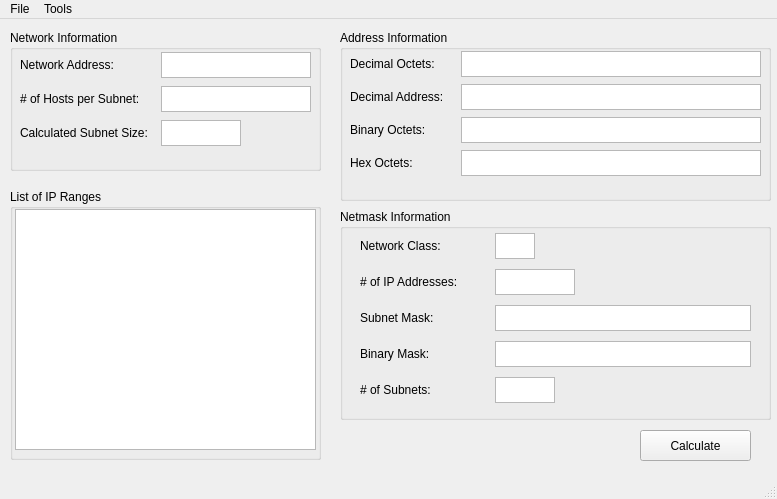
<?xml version="1.0" encoding="UTF-8"?>
<ui version="4.0">
 <class>MainWindow</class>
 <widget class="QMainWindow" name="MainWindow">
  <property name="geometry">
   <rect>
    <x>0</x>
    <y>0</y>
    <width>777</width>
    <height>499</height>
   </rect>
  </property>
  <property name="windowTitle">
   <string>Subnet Calculator</string>
  </property>
  <widget class="QWidget" name="centralwidget">
   <widget class="QGroupBox" name="groupBox">
    <property name="geometry">
     <rect>
      <x>10</x>
      <y>11</y>
      <width>311</width>
      <height>141</height>
     </rect>
    </property>
    <property name="title">
     <string>Network Information</string>
    </property>
    <widget class="QWidget" name="layoutWidget">
     <property name="geometry">
      <rect>
       <x>10</x>
       <y>20</y>
       <width>291</width>
       <height>101</height>
      </rect>
     </property>
     <layout class="QGridLayout" name="gridLayout_2">
      <item row="0" column="0">
       <widget class="QLabel" name="label">
        <property name="minimumSize">
         <size>
          <width>50</width>
          <height>0</height>
         </size>
        </property>
        <property name="maximumSize">
         <size>
          <width>16777215</width>
          <height>26</height>
         </size>
        </property>
        <property name="text">
         <string>Network Address: </string>
        </property>
       </widget>
      </item>
      <item row="0" column="1">
       <widget class="QTextEdit" name="networkAddress">
        <property name="minimumSize">
         <size>
          <width>0</width>
          <height>0</height>
         </size>
        </property>
        <property name="maximumSize">
         <size>
          <width>150</width>
          <height>26</height>
         </size>
        </property>
       </widget>
      </item>
      <item row="1" column="0">
       <widget class="QLabel" name="label_2">
        <property name="minimumSize">
         <size>
          <width>50</width>
          <height>0</height>
         </size>
        </property>
        <property name="maximumSize">
         <size>
          <width>16777215</width>
          <height>26</height>
         </size>
        </property>
        <property name="text">
         <string># of Hosts per Subnet:</string>
        </property>
       </widget>
      </item>
      <item row="1" column="1">
       <widget class="QTextEdit" name="hostsPerSub">
        <property name="maximumSize">
         <size>
          <width>150</width>
          <height>26</height>
         </size>
        </property>
        <property name="baseSize">
         <size>
          <width>0</width>
          <height>1</height>
         </size>
        </property>
       </widget>
      </item>
      <item row="2" column="0">
       <widget class="QLabel" name="label_3">
        <property name="minimumSize">
         <size>
          <width>50</width>
          <height>0</height>
         </size>
        </property>
        <property name="maximumSize">
         <size>
          <width>16777215</width>
          <height>26</height>
         </size>
        </property>
        <property name="text">
         <string>Calculated Subnet Size:  </string>
        </property>
       </widget>
      </item>
      <item row="2" column="1">
       <widget class="QTextBrowser" name="subSize">
        <property name="maximumSize">
         <size>
          <width>80</width>
          <height>26</height>
         </size>
        </property>
       </widget>
      </item>
     </layout>
    </widget>
   </widget>
   <widget class="QGroupBox" name="groupBox_2">
    <property name="geometry">
     <rect>
      <x>340</x>
      <y>11</y>
      <width>431</width>
      <height>171</height>
     </rect>
    </property>
    <property name="title">
     <string>Address Information</string>
    </property>
    <widget class="QWidget" name="layoutWidget">
     <property name="geometry">
      <rect>
       <x>10</x>
       <y>20</y>
       <width>411</width>
       <height>131</height>
      </rect>
     </property>
     <layout class="QGridLayout" name="gridLayout">
      <item row="1" column="0">
       <widget class="QLabel" name="label_5">
        <property name="text">
         <string>Decimal Address:</string>
        </property>
       </widget>
      </item>
      <item row="3" column="0">
       <widget class="QLabel" name="label_7">
        <property name="text">
         <string>Hex Octets:</string>
        </property>
       </widget>
      </item>
      <item row="2" column="0">
       <widget class="QLabel" name="label_6">
        <property name="text">
         <string>Binary Octets:</string>
        </property>
       </widget>
      </item>
      <item row="0" column="0">
       <widget class="QLabel" name="label_4">
        <property name="text">
         <string>Decimal Octets:</string>
        </property>
       </widget>
      </item>
      <item row="3" column="1">
       <widget class="QTextBrowser" name="hexOctets">
        <property name="minimumSize">
         <size>
          <width>0</width>
          <height>0</height>
         </size>
        </property>
        <property name="maximumSize">
         <size>
          <width>300</width>
          <height>26</height>
         </size>
        </property>
       </widget>
      </item>
      <item row="2" column="1">
       <widget class="QTextBrowser" name="binaryOctets">
        <property name="minimumSize">
         <size>
          <width>0</width>
          <height>0</height>
         </size>
        </property>
        <property name="maximumSize">
         <size>
          <width>300</width>
          <height>26</height>
         </size>
        </property>
       </widget>
      </item>
      <item row="1" column="1">
       <widget class="QTextBrowser" name="decimalAddress">
        <property name="minimumSize">
         <size>
          <width>0</width>
          <height>0</height>
         </size>
        </property>
        <property name="maximumSize">
         <size>
          <width>300</width>
          <height>26</height>
         </size>
        </property>
       </widget>
      </item>
      <item row="0" column="1">
       <widget class="QTextBrowser" name="decimalOctects">
        <property name="minimumSize">
         <size>
          <width>0</width>
          <height>0</height>
         </size>
        </property>
        <property name="maximumSize">
         <size>
          <width>300</width>
          <height>26</height>
         </size>
        </property>
       </widget>
      </item>
     </layout>
    </widget>
   </widget>
   <widget class="QGroupBox" name="groupBox_3">
    <property name="geometry">
     <rect>
      <x>10</x>
      <y>170</y>
      <width>311</width>
      <height>271</height>
     </rect>
    </property>
    <property name="title">
     <string>List of IP Ranges</string>
    </property>
    <widget class="QListWidget" name="listWidget">
     <property name="geometry">
      <rect>
       <x>5</x>
       <y>20</y>
       <width>301</width>
       <height>241</height>
      </rect>
     </property>
    </widget>
   </widget>
   <widget class="QGroupBox" name="groupBox_4">
    <property name="geometry">
     <rect>
      <x>340</x>
      <y>190</y>
      <width>431</width>
      <height>211</height>
     </rect>
    </property>
    <property name="title">
     <string>Netmask Information</string>
    </property>
    <widget class="QWidget" name="layoutWidget">
     <property name="geometry">
      <rect>
       <x>20</x>
       <y>20</y>
       <width>391</width>
       <height>183</height>
      </rect>
     </property>
     <layout class="QGridLayout" name="gridLayout_3">
      <item row="2" column="0" colspan="2">
       <widget class="QLabel" name="label_9">
        <property name="text">
         <string># of IP Addresses:</string>
        </property>
       </widget>
      </item>
      <item row="5" column="0" colspan="2">
       <widget class="QLabel" name="label_12">
        <property name="text">
         <string># of Subnets:</string>
        </property>
       </widget>
      </item>
      <item row="0" column="0" colspan="2">
       <widget class="QLabel" name="label_8">
        <property name="text">
         <string>Network Class:</string>
        </property>
       </widget>
      </item>
      <item row="3" column="0" colspan="2">
       <widget class="QLabel" name="label_10">
        <property name="text">
         <string>Subnet Mask:</string>
        </property>
       </widget>
      </item>
      <item row="4" column="0" colspan="2">
       <widget class="QLabel" name="label_11">
        <property name="text">
         <string>Binary Mask:</string>
        </property>
       </widget>
      </item>
      <item row="0" column="2">
       <widget class="QTextBrowser" name="networkClass">
        <property name="minimumSize">
         <size>
          <width>0</width>
          <height>0</height>
         </size>
        </property>
        <property name="maximumSize">
         <size>
          <width>40</width>
          <height>26</height>
         </size>
        </property>
       </widget>
      </item>
      <item row="2" column="2">
       <widget class="QTextBrowser" name="numIPAddresses">
        <property name="minimumSize">
         <size>
          <width>0</width>
          <height>0</height>
         </size>
        </property>
        <property name="maximumSize">
         <size>
          <width>80</width>
          <height>26</height>
         </size>
        </property>
       </widget>
      </item>
      <item row="3" column="2" colspan="2">
       <widget class="QTextBrowser" name="subnetMask">
        <property name="minimumSize">
         <size>
          <width>0</width>
          <height>0</height>
         </size>
        </property>
        <property name="maximumSize">
         <size>
          <width>300</width>
          <height>26</height>
         </size>
        </property>
       </widget>
      </item>
      <item row="4" column="2" colspan="2">
       <widget class="QTextBrowser" name="binaryMask">
        <property name="minimumSize">
         <size>
          <width>0</width>
          <height>0</height>
         </size>
        </property>
        <property name="maximumSize">
         <size>
          <width>300</width>
          <height>26</height>
         </size>
        </property>
       </widget>
      </item>
      <item row="5" column="2" colspan="2">
       <widget class="QTextBrowser" name="numSubnets">
        <property name="minimumSize">
         <size>
          <width>0</width>
          <height>0</height>
         </size>
        </property>
        <property name="maximumSize">
         <size>
          <width>60</width>
          <height>26</height>
         </size>
        </property>
       </widget>
      </item>
     </layout>
    </widget>
   </widget>
   <widget class="QPushButton" name="pushButtonCalculate">
    <property name="geometry">
     <rect>
      <x>640</x>
      <y>411</y>
      <width>111</width>
      <height>31</height>
     </rect>
    </property>
    <property name="text">
     <string>Calculate</string>
    </property>
   </widget>
  </widget>
  <widget class="QMenuBar" name="menubar">
   <property name="geometry">
    <rect>
     <x>0</x>
     <y>0</y>
     <width>777</width>
     <height>26</height>
    </rect>
   </property>
   <widget class="QMenu" name="menuFile">
    <property name="title">
     <string>File</string>
    </property>
    <addaction name="actionOpen"/>
    <addaction name="actionSave"/>
    <addaction name="separator"/>
    <addaction name="actionExit"/>
   </widget>
   <widget class="QMenu" name="menuTools">
    <property name="title">
     <string>Tools</string>
    </property>
    <addaction name="actionCalculate"/>
    <addaction name="actionClear"/>
    <addaction name="separator"/>
    <addaction name="actionDiplayInfo"/>
   </widget>
   <addaction name="menuFile"/>
   <addaction name="menuTools"/>
  </widget>
  <widget class="QStatusBar" name="statusbar"/>
  <action name="actionOpen">
   <property name="text">
    <string>Open</string>
   </property>
   <property name="shortcut">
    <string>Ctrl+O</string>
   </property>
   <property name="shortcutContext">
    <enum>Qt::WindowShortcut</enum>
   </property>
  </action>
  <action name="actionCalculate">
   <property name="text">
    <string>Calculate</string>
   </property>
   <property name="shortcut">
    <string>Ctrl+Alt+C</string>
   </property>
  </action>
  <action name="actionClear">
   <property name="text">
    <string>Clear</string>
   </property>
   <property name="shortcut">
    <string>Ctrl+Del</string>
   </property>
  </action>
  <action name="actionSave">
   <property name="text">
    <string>Save As...</string>
   </property>
   <property name="shortcut">
    <string>Ctrl+S</string>
   </property>
  </action>
  <action name="actionExit">
   <property name="text">
    <string>Exit</string>
   </property>
   <property name="shortcut">
    <string>Ctrl+T</string>
   </property>
   <property name="shortcutContext">
    <enum>Qt::WindowShortcut</enum>
   </property>
  </action>
  <action name="actionDiplayInfo">
   <property name="text">
    <string>Diplay Info</string>
   </property>
   <property name="shortcut">
    <string>Ctrl+I</string>
   </property>
  </action>
 </widget>
 <resources/>
 <connections/>
</ui>
